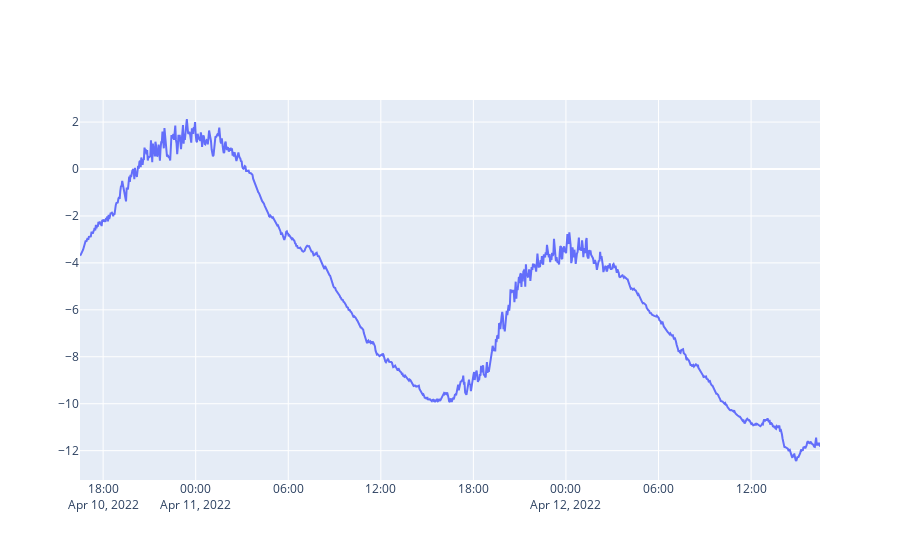

Write notebook code for a chart like this one.
### Markdown cell above
<div class="alert alert-info">
    <b>Aufgabe</b><br>
    Führe die folgende Code-Zelle aus, um ein Scatter-Plot für das Dataframe <code>df</code> zu erstellen.
    </div>

### Code cell
fig = go.Figure()
fig.add_trace(go.Scatter(x=df.index, y=df['value']))
fig.show()

### Figure 1 — Plotly figure (JSON) as saved in the notebook; plotly's stock layout.template omitted (floating-point values rounded to 4 significant figures; data arrays with more than 128 entries replaced by an {"elided": "..."} marker saying what was removed)
{"data": [{"type": "scatter", "x": {"elided": "1155 str values"}, "y": {"elided": "1155 float values"}}], "layout": {}}
